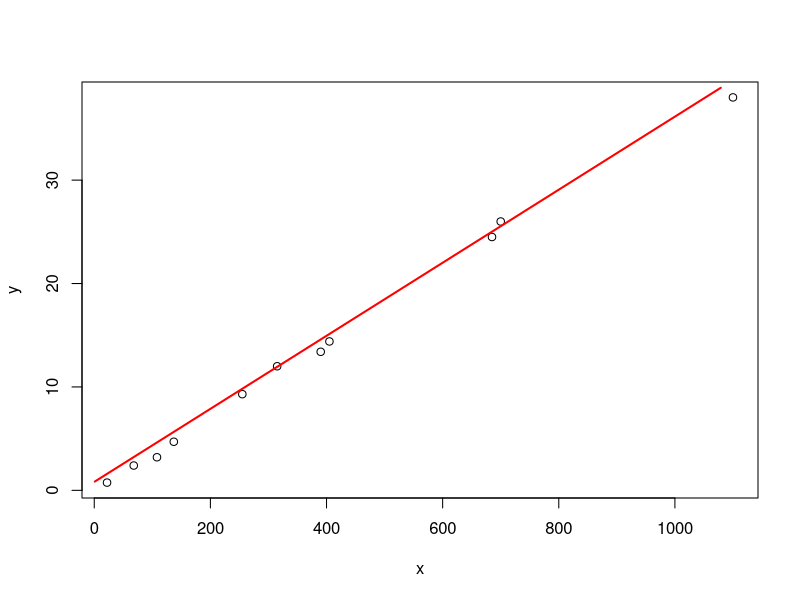

Reproduce this figure in R. (Note: this script raises an error after producing the figure.)
########### Introduction ###############
Hubble <- read.table("Hubble.txt")

plot(y ~ x, data = Hubble)

mod <- lm(y ~ x, data = Hubble)
# print(mod)
# summary(mod)
# coef(mod)
# resid(mod)
# anova(mod)

x.test <- data.frame(x = seq(min(Hubble$x), max(Hubble$x), by = 1))

pred <- data.frame(predict(mod, newdata = x.test))
# str(pred)

lines(pred, lwd = 2, col = "red")


########## Activity #################

# read data
ret <- read.table("Portfolio_Return.txt")

# plot data
plot(stock_rate ~ portfolio_ret, data = ret)

# fit model
mod <- lm(stock_rate ~ portfolio_ret, data = ret)

# test set
x.test <- data.frame(portfolio_ret = seq(min(ret$portfolio_ret), max(ret$portfolio_ret), by = 0.1))

# predict from test set
pred <- data.frame(predict = predict(mod, newdata = x.test))

# combine test and predictions
dat <- cbind(x.test, pred)

# plot fitted line
lines(dat, lwd = 2, col = "red")

# diagnostics

# constant variance *****************
plot(fitted(mod), residuals(mod), xlab="Fitted", ylab="Residuals")
abline(h= c(-2,0,2), lwd = c(2,2,2), col=c("red", "red", "red"), lty = c(2,1,2))

plot(fitted(mod), abs(residuals(mod)), xlab="Fitted", main ="|Residuals|")

summary(lm(abs(residuals(mod)) ~ fitted(mod)))

# normality *******************

par(mfrow=c(1,1))
# qqplot
qqnorm(residuals(mod), ylab="Residuals")
qqline(residuals(mod))

# histogram
hist(residuals(mod))
boxplot(residuals(mod))

# correlated errors *****************
plot(ret$quarter, residuals(mod), ylab="Residuals")
abline(h=0, col = "red")


# example plots: nonconstant variance
par(mfrow=c(3,3))

for(i in 1:9) plot(1:50,rnorm(50))
# constant variance
for(i in 1:9) plot(1:50,(1:50)*rnorm(50))
# strong heterogeneity
for(i in 1:9) plot(1:50,sqrt((1:50))*rnorm(50))
# mild heterogeneity
for(i in 1:9) plot(1:50,cos((1:50)*pi/25)+rnorm(50))
# non-linearity

# example plots: normality of errors
par(mfrow=c(2,2))
for(i in 1:9) x = rnorm(50); qqnorm(x); qqline(x)
# standard normal distribution
for(i in 1:9) x = rlnorm(50); qqnorm(x); qqline(x)
# lognormal distribution - skew to right
for(i in 1:9) x = rt(50,1); qqnorm(x); qqline(x)
# Student t-distribution with one df (heavy tails)
for(i in 1:9) x = runif(50); qqnorm(x); qqline(x)
# uniform (0,1) distribution (short tails)
